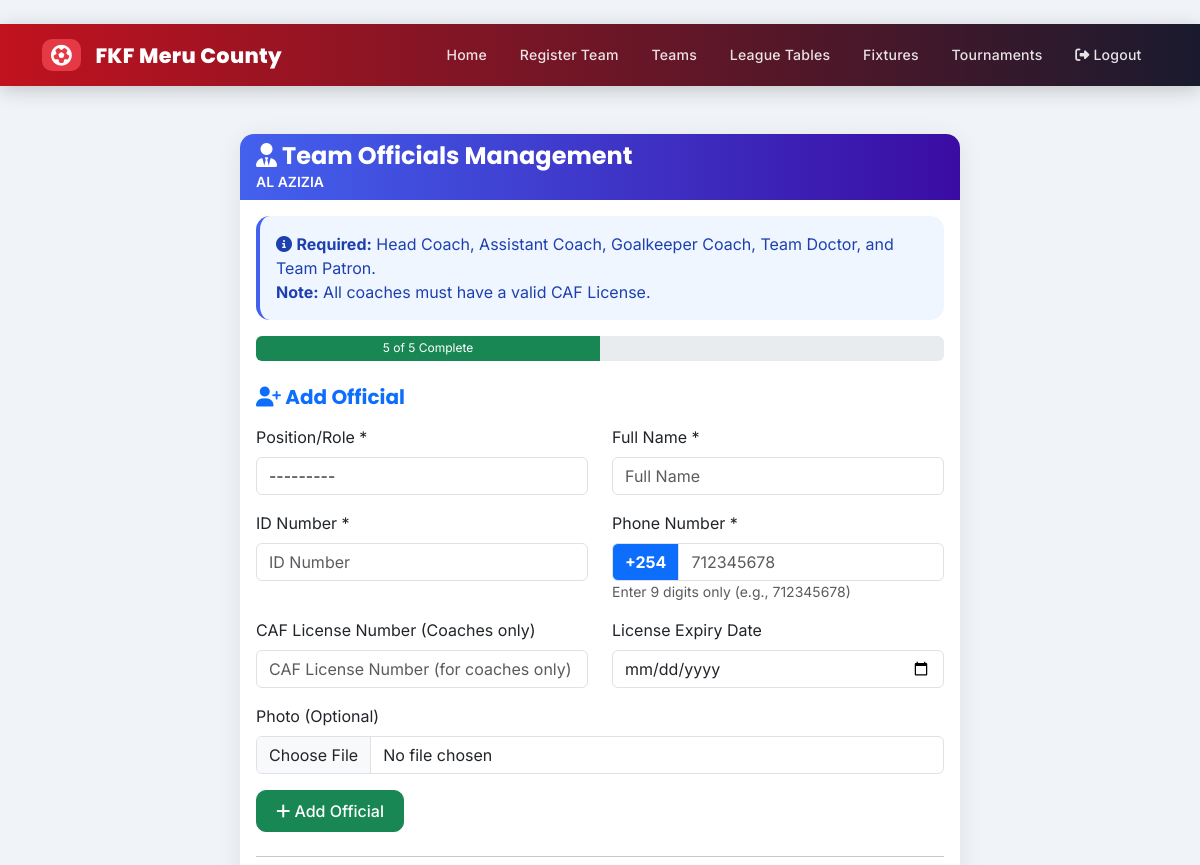
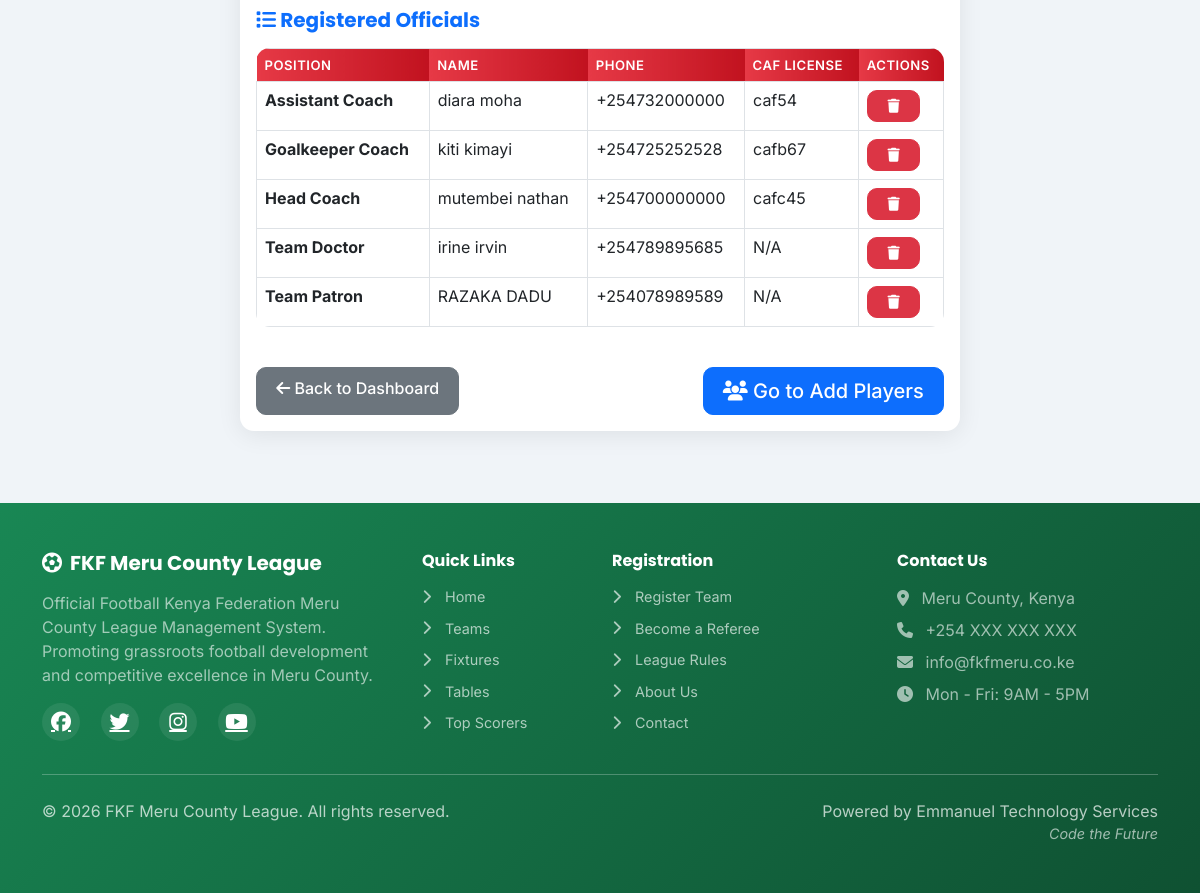
/teams/team-officials/ (signed in), run on the app's committed database (2 pictures, top to bottom).
### teams/models.py (models this page shows, shortened)
class Team(models.Model):
    STATUS_CHOICES = [
        ('pending', 'Pending'),
        ('approved', 'Approved'),
        ('rejected', 'Rejected'),
        ('suspended', 'Suspended'),
    ]
    team_name = models.CharField(max_length=200, unique=True)
    team_code = models.CharField(max_length=20, unique=True, blank=True)
    logo = models.ImageField(upload_to='team_logos/', blank=True, null=True)
    location = models.CharField(max_length=200)
    home_ground = models.CharField(max_length=200)
    map_location = models.URLField(blank=True)
    latitude = models.DecimalField(max_digits=9, decimal_places=6, blank=True, null=True)
    longitude = models.DecimalField(max_digits=9, decimal_places=6, blank=True, null=True)
    contact_person = models.CharField(max_length=100)
    phone_number = models.CharField(
        max_length=13,
        unique=True,
        validators=[validate_kenya_phone],
        help_text="Must be +254 followed by 9 digits (e.g., +254712345678)"
    )
    email = models.EmailField(blank=True, unique=True)
    zone = models.ForeignKey(Zone, on_delete=models.SET_NULL, null=True, blank=True)
    status = models.CharField(max_length=20, choices=STATUS_CHOICES, default='pending')
    manager = models.ForeignKey(
        settings.AUTH_USER_MODEL,
        on_delete=models.SET_NULL,
        null=True,
        blank=True,
        related_name='managed_teams'
    )
    payment_status = models.BooleanField(default=False)
    payment_date = models.DateField(blank=True, null=True)
    home_jersey_color = models.CharField(max_length=50, blank=True, default='#dc3545')
    home_shorts_color = models.CharField(max_length=50, blank=True, default='#ffffff')
    home_socks_color = models.CharField(max_length=50, blank=True, default='#dc3545')
    away_jersey_color = models.CharField(max_length=50, blank=True, default='#ffffff')
    away_shorts_color = models.CharField(max_length=50, blank=True, default='#dc3545')
    away_socks_color = models.CharField(max_length=50, blank=True, default='#ffffff')
    third_jersey_color = models.CharField(max_length=50, blank=True)
    third_shorts_color = models.CharField(max_length=50, blank=True)
    third_socks_color = models.CharField(max_length=50, blank=True)
    gk_home_jersey_color = models.CharField(max_length=50, blank=True, default='#28a745')
    gk_home_shorts_color = models.CharField(max_length=50, blank=True, default='#28a745')
    gk_home_socks_color = models.CharField(max_length=50, blank=True, default='#28a745')
    gk_away_jersey_color = models.CharField(max_length=50, blank=True, default='#ffc107')
    gk_away_shorts_color = models.CharField(max_length=50, blank=True, default='#ffc107')
    gk_away_socks_color = models.CharField(max_length=50, blank=True, default='#ffc107')
    gk_third_jersey_color = models.CharField(max_length=50, blank=True)
    gk_third_shorts_color = models.CharField(max_length=50, blank=True)
    gk_third_socks_color = models.CharField(max_length=50, blank=True)
    kit_colors_set = models.BooleanField(default=False)
    kit_setup_prompt_shown = models.BooleanField(default=False)
    home_kit_image = models.ImageField(upload_to='kit_images/', blank=True, null=True,
                                      help_text="Upload home kit design/image")
    away_kit_image = models.ImageField(upload_to='kit_images/', blank=True, null=True,
                                      help_text="Upload away kit design/image")
    third_kit_image = models.ImageField(upload_to='kit_images/', blank=True, null=True,
                                       help_text="Upload third kit design/image")
    gk_home_kit_image = models.ImageField(upload_to='kit_images/', blank=True, null=True,
                                         help_text="Upload GK home kit design/image")
    gk_away_kit_image = models.ImageField(upload_to='kit_images/', blank=True, null=True,
                                         help_text="Upload GK away kit design/image")
    gk_third_kit_image = models.ImageField(upload_to='kit_images/', blank=True, null=True,
                                          help_text="Upload GK third kit design/image")
    registration_date = models.DateTimeField(auto_now_add=True)
    class Meta:
        ordering = ['team_name']

class TeamOfficial(models.Model):
    POSITION_CHOICES = [
        ('head_coach', 'Head Coach'),
        ('assistant_coach', 'Assistant Coach'),
        ('goalkeeper_coach', 'Goalkeeper Coach'),
        ('team_doctor', 'Team Doctor'),
        ('team_patron', 'Team Patron'),
    ]
    team = models.ForeignKey(
        Team,
        on_delete=models.CASCADE,
        related_name='officials'
    )
    position = models.CharField(max_length=20, choices=POSITION_CHOICES)
    full_name = models.CharField(max_length=200)
    id_number = models.CharField(max_length=20)
    phone_number = models.CharField(max_length=20)
    caf_license_number = models.CharField(
        max_length=50,
        blank=True,
        verbose_name="CAF License Number",
        help_text="Required for coaches"
    )
    license_expiry_date = models.DateField(
        blank=True,
        null=True,
        verbose_name="License Expiry Date"
    )
    photo = models.ImageField(
        upload_to='official_photos/',
        blank=True,
        null=True
    )
    registration_date = models.DateTimeField(auto_now_add=True)
    is_suspended = models.BooleanField(default=False)
    suspension_reason = models.TextField(blank=True, help_text="Reason for suspension")
    suspension_matches = models.IntegerField(default=0, help_text="Number of matches suspended")
    suspension_end = models.DateField(null=True, blank=True)
    class Meta:
        ordering = ['team', 'position']
        unique_together = ['team', 'position']

### teams/views.py (the view, shortened to what this page needs)
# urls.py: path('team-officials/', views.team_officials, name='team_officials'),
@login_required
def team_officials(request):
    team = Team.objects.filter(manager=request.user, status='approved').first()
    if not team:
        messages.error(request, "You don't have an approved team.")
        return redirect('dashboard')
    officials = TeamOfficial.objects.filter(team=team).order_by('position')
    filled_positions = officials.values_list('position', flat=True)
    required_positions = ['head_coach', 'assistant_coach', 'goalkeeper_coach', 'team_doctor', 'team_patron']
    missing_positions = [pos for pos in required_positions if pos not in filled_positions]
    form = TeamOfficialForm()
    context = {
        'team': team,
        'officials': officials,
        'form': form,
        'missing_positions': missing_positions,
        'filled_count': officials.count(),
        'total_required': len(required_positions),
    }
    return render(request, 'teams/team_officials.html', context)

### templates/teams/team_officials.html (shortened to what this page needs)
﻿{% extends "base.html" %}
{% block content %}
<div class="container mt-4">
    <div class="row">
        <div class="col-md-8 mx-auto">
            <div class="card">
                <div class="card-header" style="background:linear-gradient(90deg,#4361ee,#3a0ca3);color:white;">
                    <h4 class="mb-0"><i class="fas fa-user-tie"></i> Team Officials Management</h4>
                    <p class="mb-0 small">{{ team.team_name }}</p>
                </div>
                <div class="card-body">
                    <div class="alert alert-info">
                        <i class="fas fa-info-circle"></i>
                        <strong>Required:</strong> Head Coach, Assistant Coach, Goalkeeper Coach, Team Doctor, and Team Patron.
                        <br><strong>Note:</strong> All coaches must have a valid CAF License.
                    </div>
                    <div class="mb-4">
                        <div class="progress" style="height: 25px;">
                            <div class="progress-bar bg-success" role="progressbar"
                                 style="width: {{ filled_count|add:'0' }}0%"
                                 aria-valuenow="{{ filled_count }}" aria-valuemin="0" aria-valuemax="{{ total_required }}">
                                {{ filled_count }} of {{ total_required }} Complete
                            </div>
                        </div>
                    </div>
                    <form method="POST" enctype="multipart/form-data" class="mb-4">
                        <h5 class="text-primary mb-3"><i class="fas fa-user-plus"></i> Add Official</h5>
                        <div class="row">
                            <div class="col-md-6 mb-3">
                                <label class="form-label">Position/Role *</label>
                                {{ form.position }}
                            </div>
                            <div class="col-md-6 mb-3">
                                <label class="form-label">Full Name *</label>
                                {{ form.full_name }}
                            </div>
                        </div>
                        <div class="row">
                            <div class="col-md-6 mb-3">
                                <label class="form-label">ID Number *</label>
                                {{ form.id_number }}
                            </div>
                            <div class="col-md-6 mb-3">
                                <label class="form-label">Phone Number *</label>
                                <div class="input-group">
                                    <span class="input-group-text fw-bold bg-primary text-white">+254</span>
                                    {{ form.phone_digits }}
                                </div>
                                <small class="form-text text-muted">Enter 9 digits only (e.g., 712345678)</small>
                            </div>
                        </div>
                        <div class="row">
                            <div class="col-md-6 mb-3">
                                <label class="form-label">CAF License Number (Coaches only)</label>
                                {{ form.caf_license_number }}
                            </div>
                            <div class="col-md-6 mb-3">
                                <label class="form-label">License Expiry Date</label>
                                {{ form.license_expiry_date }}
                            </div>
                        </div>
                        <div class="mb-3">
                            <label class="form-label">Photo (Optional)</label>
                            {{ form.photo }}
                        </div>
                        <button type="submit" class="btn btn-success">
                            <i class="fas fa-plus"></i> Add Official
                        </button>
                    </form>
                    <hr>
                    <h5 class="text-primary mb-3"><i class="fas fa-list"></i> Registered Officials</h5>
                    {% if officials %}
                    <div class="table-responsive">
                        <table class="table table-bordered">
                            <thead>
                                <tr>
                                    <th>Position</th>
                                    <th>Name</th>
                                    <th>Phone</th>
                                    <th>CAF License</th>
                                    <th>Actions</th>
                                </tr>
                            </thead>
                            <tbody>
                                {% for official in officials %}
                                <tr>
                                    <td><strong>{{ official.get_position_display }}</strong></td>
                                    <td>{{ official.full_name }}</td>
                                    <td>{{ official.phone_number }}</td>
                                    <td>{{ official.caf_license_number|default:"N/A" }}</td>
                                    <td>
                                        <a href="{% url 'teams:delete_official' official.id %}"
                                           class="btn btn-sm btn-danger"
                                           onclick="return confirm('Remove this official?')">
                                            <i class="fas fa-trash"></i>
                                        </a>
                                    </td>
                                </tr>
                                {% endfor %}
                            </tbody>
                        </table>
                    </div>
                    {% else %}
                    <div class="alert alert-warning">
                        <i class="fas fa-exclamation-triangle"></i> No officials added yet. Please add all required positions above.
                    </div>
                    {% endif %}
                    <div class="mt-4">
                        <div class="d-flex justify-content-between">
                            <a href="{% url 'teams:team_manager_dashboard' %}" class="btn btn-secondary">
                                <i class="fas fa-arrow-left"></i> Back to Dashboard
                            </a>
                            {% if missing_positions %}
                            <button type="button" class="btn btn-warning" disabled>
                                <i class="fas fa-exclamation-triangle"></i> Complete All Positions First
                            </button>
                            {% else %}
                            <a href="{% url 'teams:add_players_approved' %}" class="btn btn-primary btn-lg">
                                <i class="fas fa-users"></i> Go to Add Players
                            </a>
                            {% endif %}
                        </div>
                    </div>
                </div>
            </div>
        </div>
    </div>
</div>
{% endblock %}

### static/css/app.css (style rules this page uses)
:root { --fkf-primary: #dc3545; --fkf-accent: #198754; }
body { -webkit-font-smoothing: antialiased; -moz-osx-font-smoothing: grayscale; }

### templates/base.html (style rules this page uses)
:root { --primary-red: #e63946; --primary-green: #2dc653; --primary-dark-green: #198754; --primary-white: #FFFFFF; --primary-black: #1a1a2e; --hover-green: #25a244; --accent-gold: #f4a261; --bg-light: #f0f4f8; --card-shadow: 0 4px 24px rgba(0,0,0,0.08); --card-shadow-hover: 0 8px 32px rgba(0,0,0,0.15); --radius: 14px; --transition: all 0.3s cubic-bezier(0.4,0,0.2,1); }
* { box-sizing: border-box; }
body { font-family: 'Inter', 'Segoe UI', sans-serif; background-color: var(--bg-light); display: flex; flex-direction: column; min-height: 100vh; margin: 0; padding: 0; color: #2d3748; }
h1,h2,h3,h4,h5,h6 { font-family: 'Poppins', sans-serif; font-weight: 700; }
.card { border: none; border-radius: var(--radius); box-shadow: var(--card-shadow); transition: var(--transition); overflow: hidden; }
.card-header { border-bottom: none; font-weight: 600; }
.alert { border: none; border-radius: var(--radius); border-left: 4px solid; }
.alert-info { border-left-color: #4361ee; background: #eff6ff; color: #1e40af; }
.btn { border-radius: 10px; font-weight: 500; transition: var(--transition); padding: 0.5rem 1.2rem; }
.table { border-radius: var(--radius); overflow: hidden; }
.table thead th { background: linear-gradient(90deg,var(--primary-red),#c1121f); color: white; font-weight: 600; border: none; font-size: 0.82rem; text-transform: uppercase; letter-spacing: 0.5px; }

### data on the page
Team: team_name "AL AZIZIA"
TeamOfficial: position "Assistant Coach", full_name "diara moha", phone_number "+254732000000", caf_license_number "caf54"
TeamOfficial: position "Goalkeeper Coach", full_name "kiti kimayi", phone_number "+254725252528", caf_license_number "cafb67"
TeamOfficial: position "Head Coach", full_name "mutembei nathan", phone_number "+254700000000", caf_license_number "cafc45"
TeamOfficial: position "Team Doctor", full_name "irine irvin", phone_number "+254789895685", caf_license_number "N/A"
TeamOfficial: position "Team Patron", full_name "RAZAKA DADU", phone_number "+254078989589", caf_license_number "N/A"

### other printed values
{{ filled_count }} "5"
{{ total_required }} "5"
